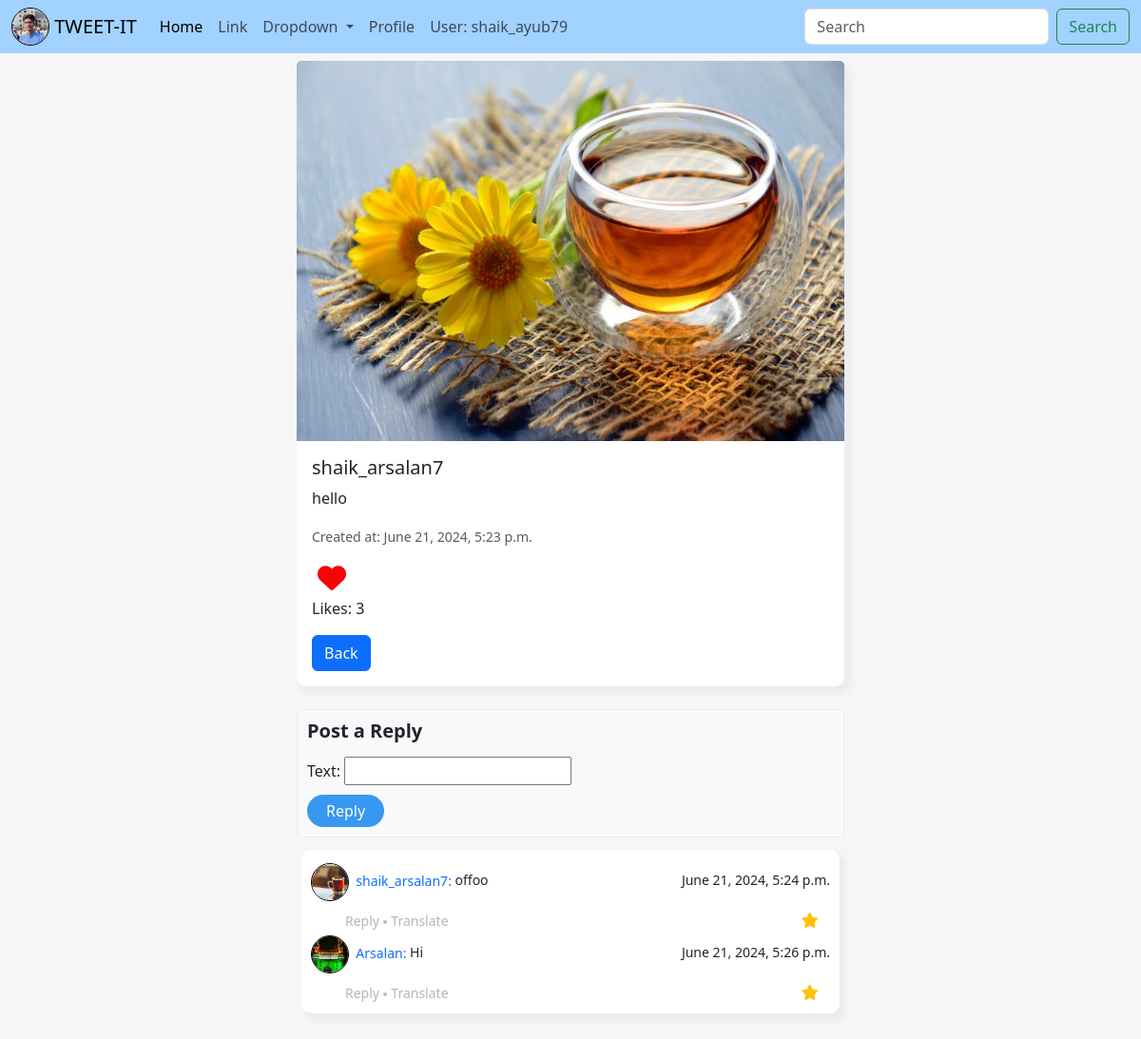
The app's page /tweet/5/ (signed in) with its own data.
### main/models.py (models this page shows, shortened)
class Profile(models.Model):
    user = models.OneToOneField(settings.AUTH_USER_MODEL, on_delete=models.CASCADE)
    profile_pic = models.ImageField(upload_to='profile_pics/', blank=True, null=True)

class Tweet(models.Model):
    user = models.ForeignKey(settings.AUTH_USER_MODEL, on_delete=models.CASCADE)
    text = models.TextField(max_length=240)
    photo = models.ImageField(upload_to='photos/',null=True,blank=True)
    created_at = models.DateTimeField(default=timezone.now)
    updated_at = models.DateTimeField(default=timezone.now)
    likes = models.ManyToManyField(User, related_name='liked_tweets', blank=True)
    def total_likes(self):
        return self.likes.count()

class Reply(models.Model):
    tweet = models.ForeignKey(Tweet, related_name='replies', on_delete=models.CASCADE)
    user = models.ForeignKey(settings.AUTH_USER_MODEL, on_delete=models.CASCADE)
    text = models.CharField(max_length=240)
    created_at = models.DateTimeField(default=timezone.now)

### main/views.py (the view)
# urls.py: path('tweet/<int:tweet_id>/', views.tweet_detail, name='tweet_detail'),
@login_required
def tweet_detail(request, tweet_id):
    tweet = get_object_or_404(Tweet, id=tweet_id)
    replies = tweet.replies.all()
    if request.method == 'POST':
        form = ReplyForm(request.POST)
        if form.is_valid():
            reply = form.save(commit=False)
            reply.tweet = tweet
            reply.user = request.user
            reply.save()
            return redirect('tweet_detail', tweet_id=tweet.id)
    else:
        form = ReplyForm()
    context = {
        'tweet': tweet,
        'replies': replies,
        'form': form,
    }
    return render(request, 'tweet_detail.html', context)

### main/forms.py
class ReplyForm(forms.ModelForm):
    class Meta:
        model = Reply
        fields = ['text']
        widgets = {
            'content': forms.Textarea(attrs={'rows': 3, 'placeholder': 'Add a comment...'}),
        }

### main/templates/tweet_detail.html (shortened to what this page needs)
{% extends 'base.html' %}
{% block start %}
<div class="container mt-2" style="max-width: 600px;">
    <div class="card">
        {% if tweet.photo %}
        <a href="#" onclick="openImage('{{ tweet.photo.url }}')">
            <img src="{{ tweet.photo.url }}" class="card-img-top" alt="Tweet Image" style="height: 400px; object-fit: cover;">
        </a>
        {% endif %}
        <div class="card-body">
            <h5 class="card-title">{{ tweet.user.username }}</h5>
            <p class="card-text">{{ tweet.text }}</p>
            <p class="card-text"><small class="text-muted">Created at: {{ tweet.created_at }}</small></p>
            <form action="{% url 'like_tweet' tweet.id %}" method="post">
                <button type="submit" style="background: none; border: none; font-size: 1.2rem;">
                    {% if user in tweet.likes.all %}
                    <i class="fa-solid fa-heart" style="color: #f50505; font-size: 30px;"></i>
                    {% else %}
                    <i class="fa-regular fa-heart" style="font-size: 20px;"></i>
                    {% endif %}
                </button>
            </form>
            <p>Likes: {{ tweet.total_likes }}</p>
            <a href="/" class="btn btn-primary">Back</a>
        </div>
    </div>
    <div class="comment-section mt-4">
        <h5>Post a Reply</h5>
        <form method="post" class="">
            <div class="form-group d-flex">
                {{ form }}
            </div>
            <button type="submit" class="btn btn-primary " >Reply</button>
        </form>
    </div>
    <div class="container mt-2 mb-4" style="padding: 5px;">
        <div class="card" style="padding: 10px;">
            {% for reply in replies %}
            <div class="d-flex justify-content-between align-items-center">
                <div class="user d-flex flex-row align-items-center">
                    {% if reply.user.profile.profile_pic %}
                    <img src="{{ reply.user.profile.profile_pic.url }}" width="30" class="user-img rounded-circle mr-2 profile_pic">
                    <span><small class="font-weight-bold text-primary">&nbsp;&nbsp;{{ reply.user.username }}:</small></span>
                    {% endif %}
                    <small class="font-weight-bold"> &nbsp;{{ reply.text }}</small>
                </div>
                <small>{{ reply.created_at }}</small>
            </div>
            <div class="action d-flex justify-content-between mt-2 align-items-center">
                <div class="reply px-4">
                    <small>Reply</small>
                    <span class="dots"></span>
                    <small>Translate</small>
                </div>
                <div class="icons align-items-center">
                    <i class="fa fa-star text-warning"></i>
                </div>
            </div>
            {% endfor %}
        </div>
    </div>
</div>
{% endblock %}

### main/templates/base.html (shortened to what this page needs)
{% load static %}
<!DOCTYPE html>
<html lang="en" data-bs-theme="light">
  <head>
    <link rel="stylesheet" href="https://cdnjs.cloudflare.com/ajax/libs/font-awesome/6.5.2/css/all.min.css" />
    <link
      href="https://cdn.jsdelivr.net/npm/bootstrap@5.3.3/dist/css/bootstrap.min.css"
      rel="stylesheet"
    />
    <link rel="stylesheet" href="{% static 'css/style.css' %}" />
  </head>
  <body>
    <nav class="navbar navbar-expand-lg " >
        <div class="container-fluid">
          {% if request.user.profile.profile_pic %}
            <img src="{{ request.user.profile.profile_pic.url }}" class="profile-image" alt="Profile Image" style="height: 40px; width: 40px;">
        {% endif %}
          <a class="navbar-brand " href="#"> &nbsp;TWEET-IT</a>
          <div class="collapse navbar-collapse" id="navbarSupportedContent">
            <ul class="navbar-nav me-auto mb-2 mb-lg-0">
              <li class="nav-item">
                <a class="nav-link active" aria-current="page" href="/">Home</a>
              </li>
              <li class="nav-item">
                <a class="nav-link" href="#">Link</a>
              </li>
              <li class="nav-item dropdown">
                <a class="nav-link dropdown-toggle" href="#" role="button" data-bs-toggle="dropdown" aria-expanded="false">
                  Dropdown
                </a>
              </li>
              <li class="nav-item">
                <a href="{% url 'profile' %}" class="nav-link">Profile</a>
              </li>
              <li class="nav-item">
  <a href="#" class="nav-link">User: {{user.username}}</a>
              </li>
            </ul>
            <form class="d-flex" role="search">
              <input class="form-control me-2" type="search" placeholder="Search" aria-label="Search" name="search">
              <button class="btn btn-outline-success" type="submit">Search</button>
            </form>
          </div>
        </div>
      </nav>
      {% block start %}
    {% endblock %}
  </body>
</html>

### main/static/css/style.css (style rules this page uses)
.card-img-top { object-fit: cover; }
.mobile-menu li, a { color: #000; }
.profile_pic { width: 40px; height: 40px; border-radius: 50%; object-fit: cover; border: 0.5px solid black; }
a { text-decoration: none; }
.profile-image { width: 200px; height: 200px; border: 0.5px solid black; border-radius: 50%; object-fit: cover; }
.card-img-top { max-width: 100%; height: auto; }
.navbar { background-color: #a2d2ff; position: sticky; top: 0; z-index: 99999; }
.comment-section { width: 100%; max-width: 600px; margin: 0 auto; padding: 10px; background-color: #f8f9fa; border: 1px solid #e9ecef; border-radius: 5px; }
.comment-section h5 { margin-bottom: 15px; font-weight: bold; }
.comment-section .form-group { margin-bottom: 10px; }
.comment-section .btn-primary { background-color: #3897f0; border: none; border-radius: 20px; padding: 5px 20px; }
body { background-color: #f7f6f6; }
.card { border: none; box-shadow: 5px 6px 6px 2px #e9ecef; border-radius: 4px; }
.dots { height: 4px; width: 4px; margin-bottom: 2px; background-color: #bbb; border-radius: 50%; display: inline-block; }
.user-img { margin-top: 4px; }
.icons i { margin-left: 8px; }
.reply { margin-left: 12px; }
.reply small { color: #b7b4b4; }

### main/templates/base.html (style rules this page uses)
.card-img-top { object-fit: cover; }
.mobile-menu li, a { color: #000; }
.profile_pic { width: 40px; height: 40px; border-radius: 50%; object-fit: cover; border: 0.5px solid black; }
a { text-decoration: none; }
.profile-image { width: 200px; height: 200px; border: 0.5px solid black; border-radius: 50%; object-fit: cover; }
.card-img-top { max-width: 100%; height: auto; }
.navbar { background-color: #a2d2ff; position: sticky; top: 0; z-index: 99999; }
.comment-section { width: 100%; max-width: 600px; margin: 0 auto; padding: 10px; background-color: #f8f9fa; border: 1px solid #e9ecef; border-radius: 5px; }
.comment-section h5 { margin-bottom: 15px; font-weight: bold; }
.comment-section .form-group { margin-bottom: 10px; }
.comment-section .btn-primary { background-color: #3897f0; border: none; border-radius: 20px; padding: 5px 20px; }
body { background-color: #f7f6f6 }
.card { border: none; box-shadow: 5px 6px 6px 2px #e9ecef; border-radius: 10px; }
.dots { height: 4px; width: 4px; margin-bottom: 2px; background-color: #bbb; border-radius: 50%; display: inline-block; }
.user-img { margin-top: 4px; }
.icons i { margin-left: 8px; }
.reply { margin-left: 12px; }
.reply small { color: #b7b4b4; }

### records on screen
Tweet: photo (picture), user.username "shaik_arsalan7", text "hello", created_at "June 21, 2024, 5:23 p.m.", total_likes "3"
Reply: user.profile.profile_pic (picture), user.username "shaik_arsalan7", text "offoo", created_at "June 21, 2024, 5:24 p.m."
Reply: user.profile.profile_pic (picture), user.username "Arsalan", text "Hi", created_at "June 21, 2024, 5:26 p.m."

### other values on screen
{{ user.username }} "shaik_ayub79"
